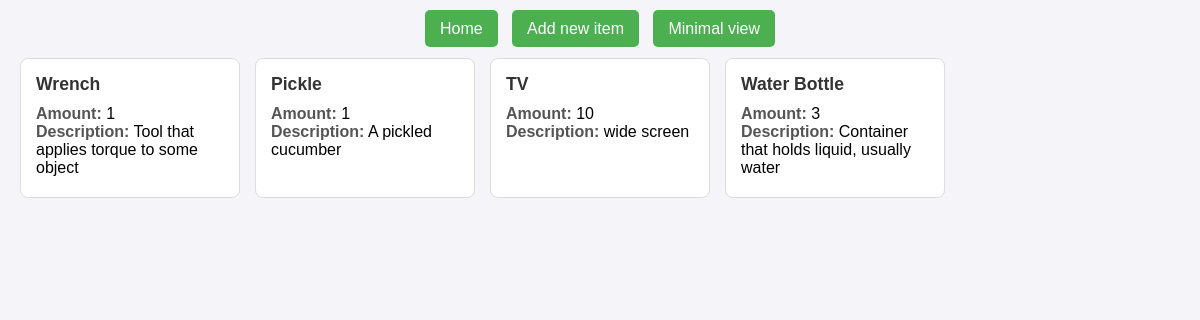
Before: /maximal/ (signed in) with the older database file.
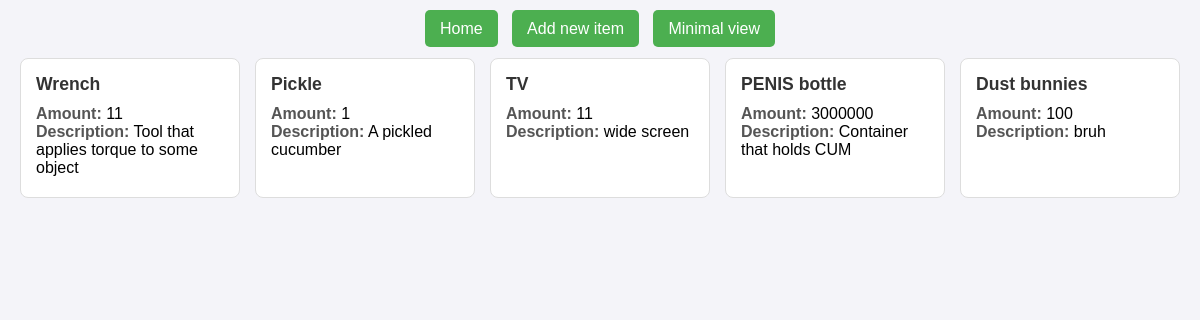
After: the same page with the newer database file.
### inventory/models.py (models this page shows)
class Item(models.Model):
    Item_name = models.CharField(max_length=100)
    Item_description = models.CharField(max_length=1000)
    Item_amount = models.IntegerField(default=1)
    Item_lowStock = models.IntegerField(default=10)

### inventory/views.py (the view)
# urls.py: path('maximal/', views.Maximalview, name='maximal'),
@login_required
def Maximalview(request):
    template = loader.get_template("inventory/maximal.html")
    Item_list = Item.objects.all()
    context = {
        "Item_list": Item_list,
    }
    return HttpResponse(template.render(context,request))

### inventory/templates/inventory/maximal.html (shortened to what this page needs)
<!DOCTYPE html>
<html lang="en">
<head>
</head>
<body>
    <div class="header">
        <a href="/home" class="button-header">Home</a>
        <a href="/inventory/add" class="button-header">Add new item</a>
        <a href="/inventory" class="button-header">Minimal view</a>
    </div>
    {% if Item_list %}
        <div class="button-container">
        {% for item in Item_list %}
            <ul>
                <li><a href="/inventory/{{ item.id }}/" class="button">{{ item.Item_name }}</a>
                    <p><b>Amount:</b> {{ item.Item_amount }}</p>
                    <p><b>Description:</b> {{ item.Item_description }}</p>
                </li>
            </ul>
        {% endfor %}
        </div>
    {% else %}
        <p>No items are available.</p>
    {% endif %}
</body>
</html>

### inventory/templates/inventory/maximal.html (style rules this page uses)
* { box-sizing: border-box; margin: 0; padding: 0; }
body { font-family: Arial, sans-serif; padding: 20px; background-color: #f4f4f9; }
.header { margin-bottom: 20px; text-align: center; }
.button-header { padding: 10px 15px; background-color: #4CAF50; color: white; text-decoration: none; margin: 5px; border-radius: 5px; }
.button-container { display: flex; flex-wrap: wrap; gap: 15px; }
.button-container ul { list-style-type: none; background-color: white; border: 1px solid #ddd; border-radius: 8px; padding: 15px; width: 220px; }
.button { display: block; font-weight: bold; color: #333; text-decoration: none; margin-bottom: 10px; font-size: 1.1em; }
.button-container ul li { margin-bottom: 5px; }
.button-container ul li b { color: #555; }

Changed rows visible on the page:
changed Item "Wrench": Item_amount "1" → "11"
changed Item "TV": Item_amount "10" → "11"
changed Item: Item_name "Water Bottle" → "PENIS bottle"; Item_amount "3" → "3000000"; Item_description "Container that holds liquid, usually water" → "Container that holds CUM"
added Item: Item_name "Dust bunnies", Item_amount "100", Item_description "bruh"
